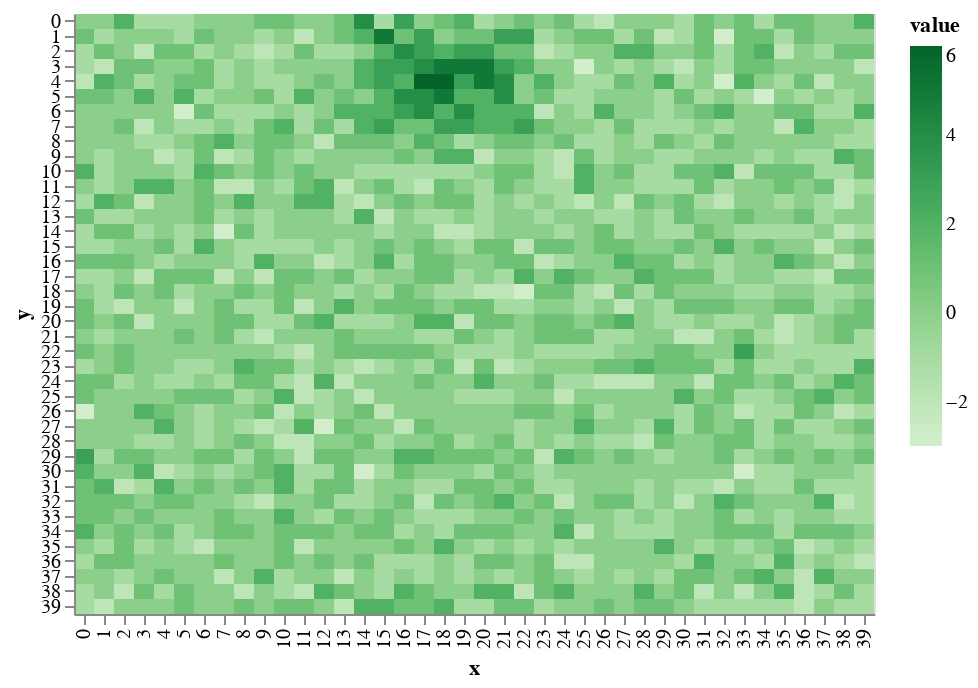

Here is the notebook cell this chart was saved with:
### Markdown cell above
This makes a much more _natural_ looking mountain.

### Code cell
world.add_mountain(mdf)
draw.drawTerrainHeight(world.grid_elevation)

### Figure 1 — Vega-Lite specification as saved in the notebook (floating-point values rounded to 4 significant figures; data arrays with more than 128 entries replaced by an {"elided": "..."} marker saying what was removed)
{"$schema": "https://vega.github.io/schema/vega-lite/v2.6.0.json", "config": {"view": {"height": 300, "width": 400}}, "data": {"name": "data-1cc5bca8cefd454f7e214033c9006928"}, "datasets": {"data-1cc5bca8cefd454f7e214033c9006928": {"elided": "1600 records"}}, "encoding": {"color": {"field": "value", "scale": {"scheme": "greens"}, "type": "quantitative"}, "x": {"field": "x", "type": "ordinal"}, "y": {"field": "y", "type": "ordinal"}}, "mark": "rect"}
